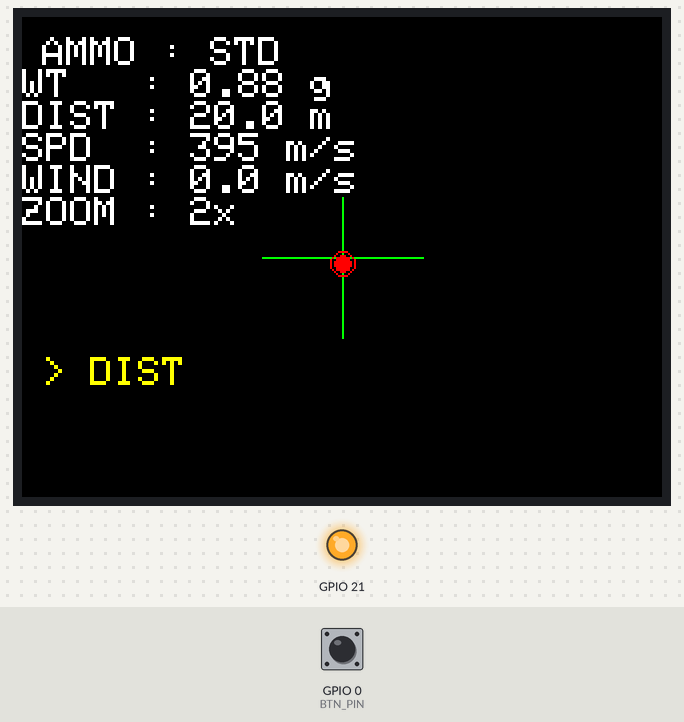
This sketch was run on a simulated ESP32. Shown: 320×240 colour display, output pins drawn as LEDs (lit = HIGH). Inputs (shaded band) come from the test bench; at power-on: GPIO 0 (BTN_PIN) HIGH.

Above: at 1.5 s.
1.6 s: GPIO 0 (BTN_PIN) pulled LOW for 0.15 s
3.3 s: GPIO 0 (BTN_PIN) pulled LOW for 1 s
At 5.6 s:
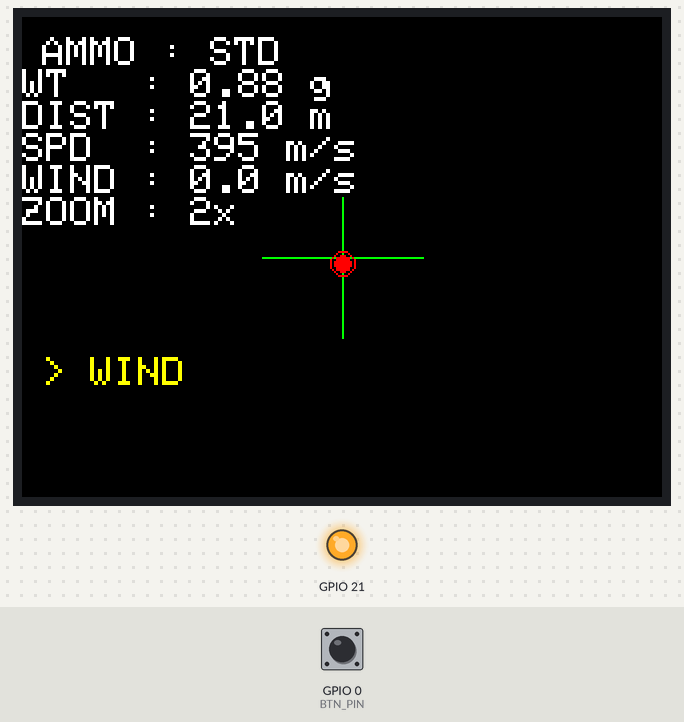
5.9 s: GPIO 0 (BTN_PIN) pulled LOW for 3.2 s
At 10.4 s:
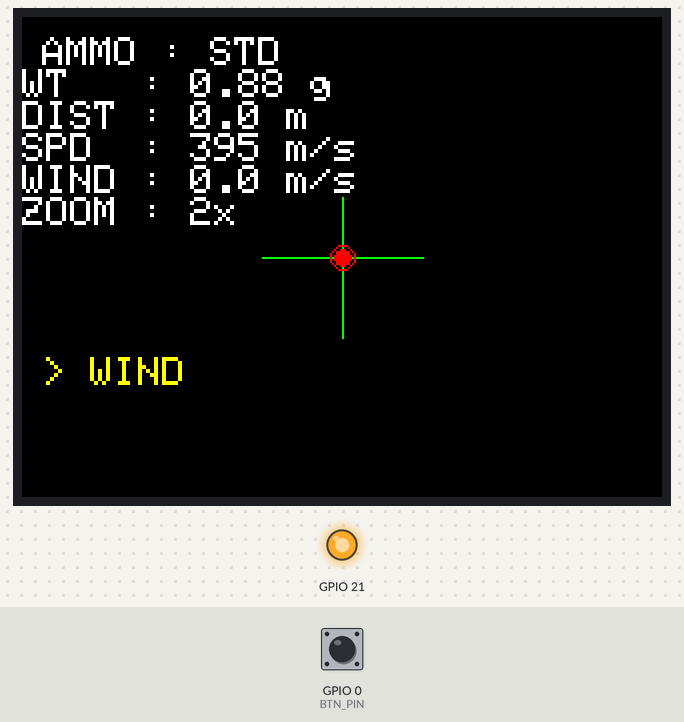
11.3 s: GPIO 0 (BTN_PIN) pulled LOW for 0.15 s
13.0 s: GPIO 0 (BTN_PIN) pulled LOW for 1 s
At 15.3 s:
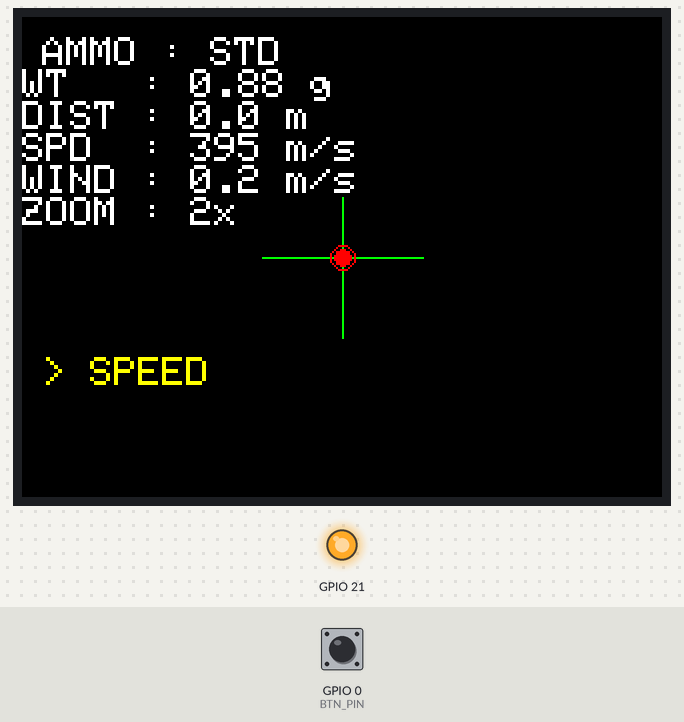
15.6 s: GPIO 0 (BTN_PIN) pulled LOW for 3.2 s
At 19.3 s:
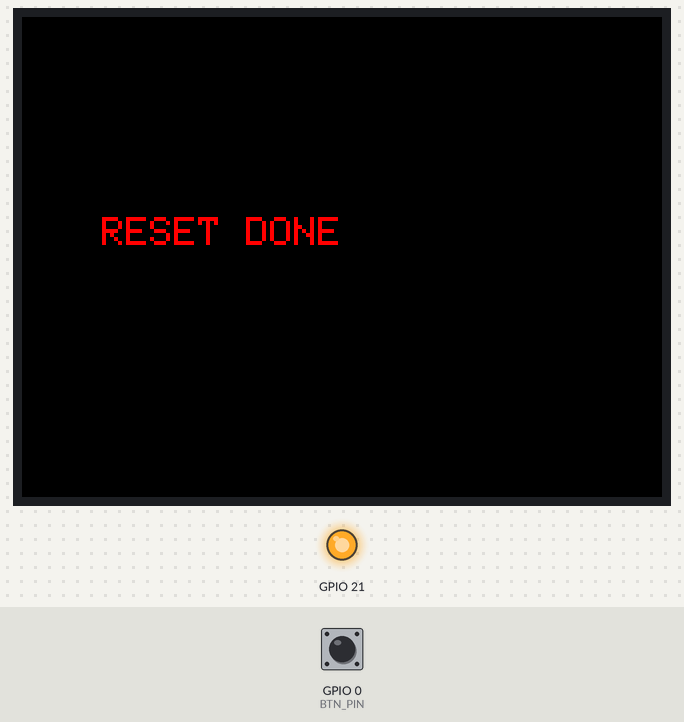
Timing chart, 0 to 20.8 s (numbered marks = the images above; inputs shaded):
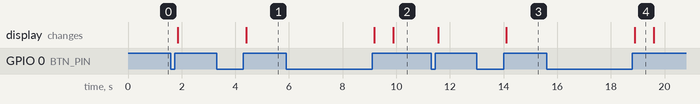

Measured:
- after the input at 3.3 s, the display: changes after 1.1 s (image 1)
- after the input at 5.9 s, the display: first changes after 3.3 s (image 2 shows a later state)
- after the input at 13.0 s, the display: changes after 1.1 s (image 3)
- after the input at 15.6 s, the display: changes after 3.3 s (image 4)
- what the display in image 4 shows lasts 0.7 s, from 18.9 s to 19.6 s

The sketch:

Xscope.ino
```cpp
#include <TFT_eSPI.h>
#include <SPI.h>
#define LONG_PRESS_TIME   800
#define RESET_PRESS_TIME  3000

// ================== TFT ==================
TFT_eSPI tft = TFT_eSPI();

// ================== BUTTON ==================
#define BTN_PIN 0   // ปุ่มเดียว
bool btnLast = HIGH;
unsigned long pressTime = 0;
// ================== ZOOM ==================
float zoomLevel = 2.0;      // 2x - 6x
const float ZOOM_MIN = 2.0;
const float ZOOM_MAX = 6.0;

// ================== SCALE ==================
//#define CM_TO_PIXEL 2.0   // 1 cm = 2 pixel
float cmToPixel() {
  return 2.0 * (zoomLevel / 2.0);
}


// ================== BALLISTIC PARAM ==================
float bulletSpeed   = 395.0;  // m/s
float bulletWeight  = 0.88;   // gram (reserved)
float targetDistance = 20.0;  // m
float windSpeed     = 0.0;    // m/s
//bool  steelBB       = false;

// Zero
float zeroDrop = 0.0;

// ================== CONST ==================
const float g = 9.81;
// ================== AMMO MODE ==================
enum AmmoMode {
  AMMO_LIGHT,
  AMMO_STANDARD,
  AMMO_HEAVY
};

AmmoMode ammoMode = AMMO_STANDARD;

struct AmmoPreset {
  const char* name;
  float speed;
  float weight;
};

AmmoPreset ammoTable[] = {
  { "LIGHT",    420.0, 0.70 },
  { "STD",      395.0, 0.88 },
  { "HEAVY",    330.0, 1.05 }
};

void loadAmmoMode() {
  bulletSpeed  = ammoTable[ammoMode].speed;
  bulletWeight = ammoTable[ammoMode].weight;
}

float getDragFactor() {
  return 1.0 + (1.0 / bulletWeight) * 0.15;
}

// ================== MENU ==================
enum Menu {
  MENU_DIST,
  MENU_WIND,
  MENU_SPEED,
  MENU_MODE,
  MENU_ZOOM,
  MENU_ZERO
};

Menu currentMenu = MENU_DIST;

// ================== DRAW ==================
void drawCrosshair() {
  int cx = tft.width() / 2;
  int cy = tft.height() / 2;

  tft.drawLine(cx - 40, cy, cx + 40, cy, TFT_GREEN);
  tft.drawLine(cx, cy - 40, cx, cy + 40, TFT_GREEN);
}

void drawTargetPoint(float drop_m, float wind_m) {
  int cx = tft.width() / 2;
  int cy = tft.height() / 2;

  float drop_cm = drop_m * 100.0;
  float wind_cm = wind_m * 100.0;

  int yOffset = drop_cm * cmToPixel();
  int xOffset = wind_cm * cmToPixel();

  int tx = cx + xOffset;
  int ty = cy + yOffset;

  tft.fillCircle(tx, ty, 4, TFT_RED);
  tft.drawCircle(tx, ty, 6, TFT_RED);
}

// ================== UI ==================
void drawMenuIndicator() {
  tft.setTextColor(TFT_YELLOW, TFT_BLACK);
  tft.setCursor(10, 170);

  switch (currentMenu) {
    case MENU_DIST:  tft.print("> DIST");  break;
    case MENU_WIND:  tft.print("> WIND");  break;
    case MENU_SPEED: tft.print("> SPEED"); break;
    case MENU_MODE:  tft.print("> MODE");  break;
    case MENU_ZOOM:  tft.print("> ZOOM");  break;
    case MENU_ZERO:  tft.print("> ZERO");  break;
  }
}

// ================== CALC ==================
void calculateAndDisplay() {
  tft.fillScreen(TFT_BLACK);
  drawCrosshair();

  float time = (targetDistance / bulletSpeed) * getDragFactor();
  float drop = 0.5 * g * time * time;
  float windDrift = windSpeed * time;

  float adjDrop = drop - zeroDrop;

  drawTargetPoint(adjDrop, windDrift);

  tft.setTextColor(TFT_WHITE, TFT_BLACK);
  tft.setTextSize(2);
  tft.setCursor(10, 10);

  tft.printf("AMMO : %s\n", ammoTable[ammoMode].name);
  tft.printf("WT   : %.2f g\n", bulletWeight);
  tft.printf("DIST : %.1f m\n", targetDistance);
  tft.printf("SPD  : %.0f m/s\n", bulletSpeed);
  tft.printf("WIND : %.1f m/s\n", windSpeed);
  tft.printf("ZOOM : %.0fx\n", zoomLevel);
  //tft.printf("ZERO : %.1f m\n", targetDistance);

  drawMenuIndicator();
}

// ================== BUTTON LOGIC ==================
void shortPress() {
  switch (currentMenu) {
    case MENU_DIST:  targetDistance += 1; break;
    case MENU_WIND:  windSpeed += 0.2;    break;
    case MENU_SPEED: bulletSpeed += 5;    break;
    case MENU_MODE:  ammoMode = (AmmoMode)((ammoMode + 1) % 3); loadAmmoMode(); break;
    case MENU_ZOOM:  zoomLevel += 1.0; if (zoomLevel > ZOOM_MAX) zoomLevel = ZOOM_MIN; break;
    case MENU_ZERO:  break;
  }
  calculateAndDisplay();
}

void longPress() {
  if (currentMenu == MENU_ZERO) {
    float t = targetDistance / bulletSpeed;
    zeroDrop = 0.5 * g * t * t;
  }

  currentMenu = (Menu)((currentMenu + 1) % 5);
  calculateAndDisplay();
}
void handleButton() {
  bool btn = digitalRead(BTN_PIN);

  if (btn == LOW && btnLast == HIGH) {
    pressTime = millis();
  }

  if (btn == HIGH && btnLast == LOW) {
    unsigned long dt = millis() - pressTime;

    if (dt >= RESET_PRESS_TIME) {
      resetAll();                 // 🔥 กดค้าง 3 วิ
    }
    else if (dt >= LONG_PRESS_TIME) {
      longPress();                // กดค้างปกติ
    }
    else {
      shortPress();               // กดสั้น
    }
  }

  btnLast = btn;
}

void resetAll() {
  targetDistance = 0;
  windSpeed = 0;
  zeroDrop = 0;

  tft.fillScreen(TFT_BLACK);
  tft.setTextColor(TFT_RED, TFT_BLACK);
  tft.setTextSize(2);
  tft.setCursor(40, 100);
  tft.print("RESET DONE");

  delay(600);
  calculateAndDisplay();
}

// ================== SETUP ==================
void setup() {
  pinMode(21, OUTPUT);
  digitalWrite(21, HIGH);   // Backlight
  loadAmmoMode();
  pinMode(BTN_PIN, INPUT_PULLUP);

  tft.init();
  tft.setRotation(1);
  tft.fillScreen(TFT_BLACK);

  calculateAndDisplay();
}

// ================== LOOP ==================
void loop() {
  handleButton();
}
```
